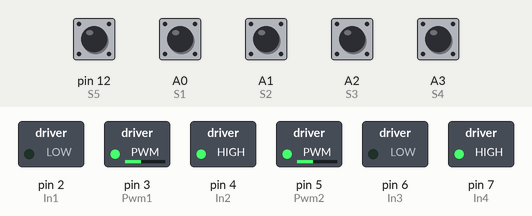
This sketch was run on a simulated Arduino Uno, built with avr-gcc and run on an emulated ATmega328P. On the bench: switched loads named in the sketch (green lamp = pin HIGH). The test bench sets the inputs (shaded band); at power-on: A0 (S1), A1 (S2), A2 (S3), A3 (S4), pin 12 (S5) HIGH.

Above: at 0.1 s.
Timing chart, 0 to 1.6 s (numbered marks = the images above):
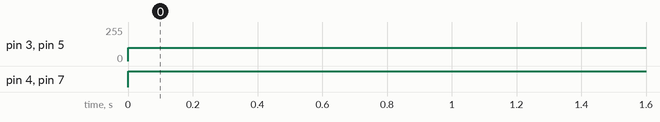

Measured:
- by itself, pin 3 (Pwm1), pin 5 (Pwm2): 0/255 → 100/255 at 0.00 s
- by itself, pin 4 (In2), pin 7 (In4): LOW → HIGH at 0.00 s

The sketch:

Modo_seguidor_de_linea.ino
```cpp
#include "Seguidor.hpp"

Seguidor robot_1;
void setup()
{
    robot_1.init();
    Serial.begin(9600);
}

void loop()
{
    robot_1.modo_seguidor(25,12,30,100);
}
```

Robot.cpp
```cpp
#include "Robot.hpp"

void Robot::Motores_init()
{
    Serial.begin(9600);
    pinMode(In1, OUTPUT);
    pinMode(In2, OUTPUT);
    pinMode(Pwm1, OUTPUT);

    pinMode(In3, OUTPUT);
    pinMode(In4, OUTPUT);
    pinMode(Pwm2, OUTPUT);
}
void Robot::Motores_mv(int velocidad_izquierda, int velocidad_derecha)
{
    if (velocidad_izquierda > 0)
    {
        analogWrite(Pwm1, velocidad_izquierda);
        digitalWrite(In1, LOW);
        digitalWrite(In2, HIGH);
    }
    else
    {
        velocidad_izquierda = -1 * velocidad_izquierda;
        analogWrite(Pwm1, velocidad_izquierda);
        digitalWrite(In1, HIGH);
        digitalWrite(In2, LOW);
    }
    if (velocidad_derecha > 0)
    {
        analogWrite(Pwm2, velocidad_derecha);
        digitalWrite(In3, LOW);
        digitalWrite(In4, HIGH);
    }
    else
    {
        velocidad_derecha = -1 * velocidad_derecha;
        analogWrite(Pwm2, velocidad_derecha);
        digitalWrite(In3, HIGH);
        digitalWrite(In4, LOW);
    }
}

Robot::Robot()
{
}

Robot::~Robot()
{
}
```

Robot.hpp
```cpp
#include<Arduino.h>

class Robot
{
private:
    const uint8_t In1 = 2;
    const uint8_t In2 = 4;
    const uint8_t Pwm1 = 3;
    const uint8_t In3 = 6;
    const uint8_t In4 = 7;
    const uint8_t Pwm2 = 5;

public:
    void Motores_init();
    void Motores_mv(int velocidad_izquierda, int velocidad_derecha);
    Robot();
    ~Robot();
};
```

Seguidor.cpp
```cpp
#include"Seguidor.hpp"
void Seguidor :: modo_seguidor(int Kp, int Ki, int Kd, int Velocidad) {
  leer_sensores();
  P = Error;
  I = I + Anteriror_I;
  D = Error - Error_Anterior;

  PID = (Kp * P) + (Ki * I) + (Kd * D);

  // Limitamos la velocidad
  if (PID > Velocidad) {
    PID = Velocidad;
  } else if (PID < -Velocidad) {
    PID = -Velocidad;
  }

  Anteriror_I = I;
  Error_Anterior = Error;

  if (PID < 0) {
    Motores_mv(Velocidad + PID, Velocidad);
  } else {
    Motores_mv(Velocidad, Velocidad - PID);
  }
  //frenos();
}

void Seguidor::init()
{
    Motores_init();
    pinMode(S1, INPUT_PULLUP);
    pinMode(S2, INPUT_PULLUP);
    pinMode(S3, INPUT_PULLUP);
    pinMode(S4, INPUT_PULLUP);
    pinMode(S5, INPUT_PULLUP);
}
void Seguidor::leer_sensores()
{
  sensor[0] = digitalRead(S1);
  sensor[1] = digitalRead(S2);
  sensor[2] = digitalRead(S3);
  sensor[3] = digitalRead(S4);
  sensor[4] = digitalRead(S5);

  // Detectar la desviacion ("Error") del seguidor de linea
  if ((sensor[0] == 0) && (sensor[1] == 0) && (sensor[2] == 0) && (sensor[3] == 0) && (sensor[4] == 0)) {
    Error = Error;
  }
  else if ((sensor[0] == 0) && (sensor[1] == 0) && (sensor[2] == 0) && (sensor[3] == 0) && (sensor[4] == 1))
    Error = 4;
  else if ((sensor[0] == 0) && (sensor[1] == 0) && (sensor[2] == 0) && (sensor[3] == 1) && (sensor[4] == 1))
    Error = 3;
  else if ((sensor[0] == 0) && (sensor[1] == 0) && (sensor[2] == 0) && (sensor[3] == 1) && (sensor[4] == 0))
    Error = 2;
  else if ((sensor[0] == 0) && (sensor[1] == 0) && (sensor[2] == 1) && (sensor[3] == 1) && (sensor[4] == 0))
    Error = 1;
  else if ((sensor[0] == 0) && (sensor[1] == 0) && (sensor[2] == 1) && (sensor[3] == 0) && (sensor[4] == 0))
    Error = 0;
  else if ((sensor[0] == 0) && (sensor[1] == 1) && (sensor[2] == 1) && (sensor[3] == 0) && (sensor[4] == 0))
    Error = -1;
  else if ((sensor[0] == 0) && (sensor[1] == 1) && (sensor[2] == 0) && (sensor[3] == 0) && (sensor[4] == 0))
    Error = -2;
  else if ((sensor[0] == 1) && (sensor[1] == 1) && (sensor[2] == 0) && (sensor[3] == 0) && (sensor[4] == 0))
    Error = -3;
  else if ((sensor[0] == 1) && (sensor[1] == 0) && (sensor[2] == 0) && (sensor[3] == 0) && (sensor[4] == 0))
    Error = -4;
}
void Seguidor::print_sensores()
{
  for (size_t i = 0; i < 5; i++) {
    Serial.print(sensor[i]);
    Serial.print("\t");
    /* code */
  }
  Serial.println("");
}
Seguidor::Seguidor() : Robot::Robot() {}
Seguidor::~Seguidor() {}
```

Seguidor.hpp
```cpp
#include "Robot.hpp"

//Clase Seguidor que hereda todos los metodos de Robot.h
class Seguidor : public Robot
{
private:
    /* data */
  const uint8_t S1 = A0;
  const uint8_t S2 = A1;
  const uint8_t S3 = A2;
  const uint8_t S4 = A3;
  const uint8_t S5 = 12;

  bool sensor[5];
  float Error = 0, P = 0, I = 0, D = 0, PID = 0;
  float Error_Anterior = 0, Anteriror_I = 0;

public:
    Seguidor(/* args */);
    ~Seguidor();
    void init();
    void leer_sensores();
    void print_sensores();
    void modo_seguidor(int Kp, int Ki, int Kd, int Velocidad);
};
```
